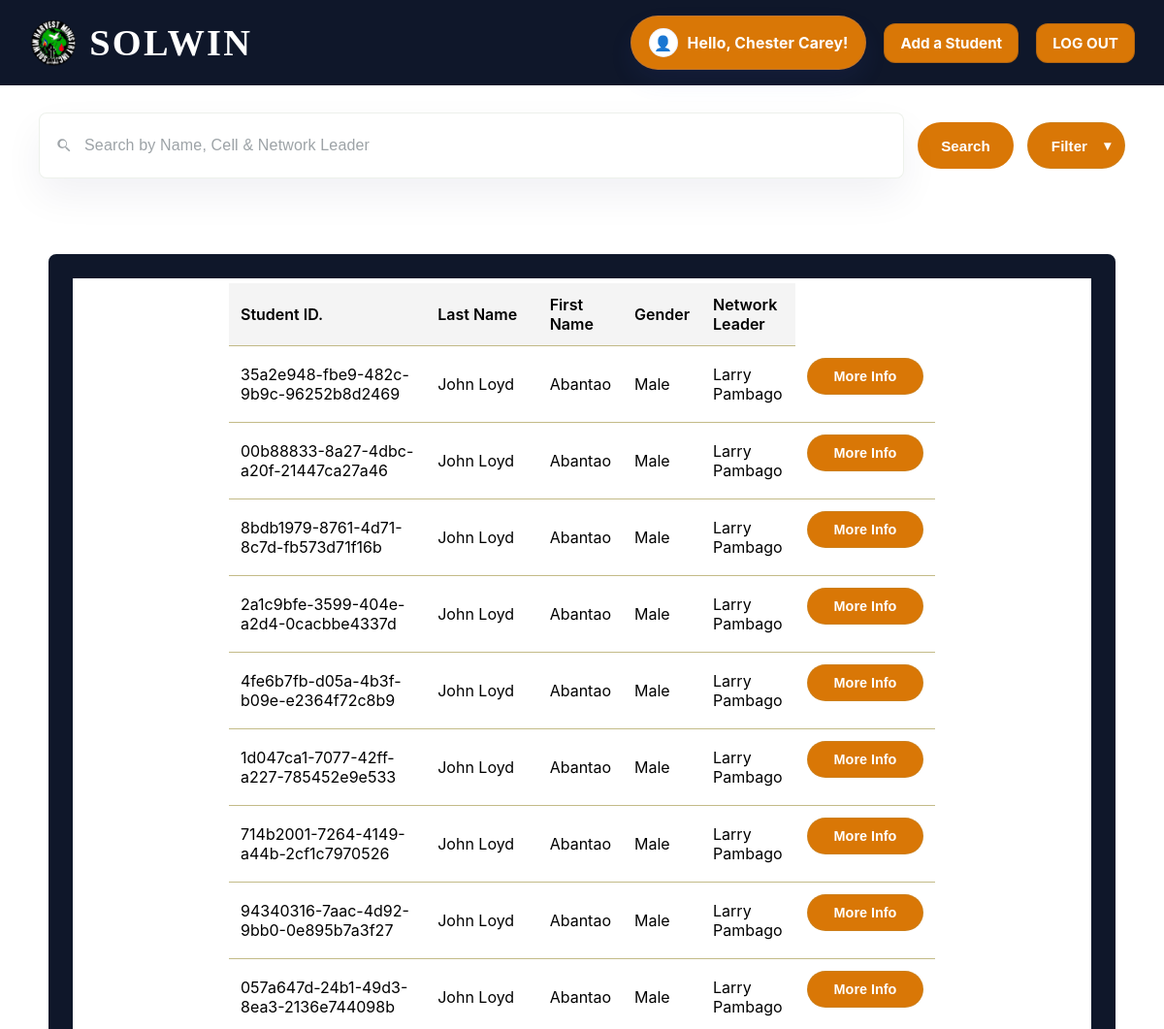
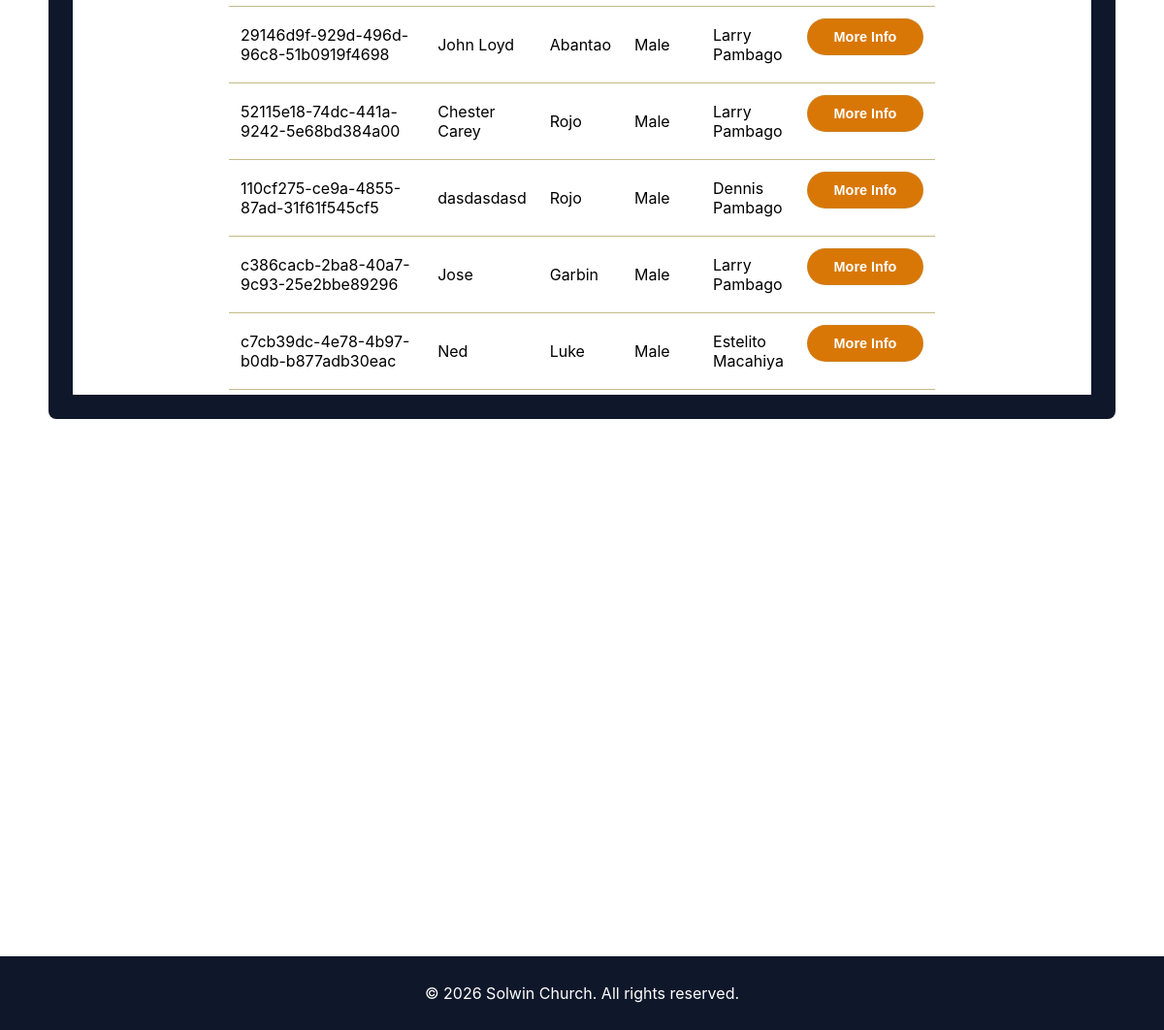
/ (signed in), run on the app's committed database (2 pictures, top to bottom).
### tables this page shows
CREATE TABLE tbl_accounts(
    id INTEGER PRIMARY KEY AUTOINCREMENT,
    email TEXT NOT NULL UNIQUE,
    password TEXT NOT NULL,
    last_name TEXT NOT NULL,
    first_name TEXT NOT NULL
, uid);

CREATE TABLE tbl_students_main (
    uid TEXT PRIMARY KEY,
    first_name TEXT NOT NULL,
    last_name TEXT NOT NULL,
    gender TEXT NOT NULL,
    netlead_fname TEXT NOT NULL,
    netlead_lname TEXT NOT NULL
, celllead_fname TEXT, celllead_lname TEXT);

### query_config.php (called while the page is built)
<?php return [
    'tables' => [
    'students' => 'tbl_students_main',
    'students_dashboard' => 'tbl_students_dashboard',
    'account' => 'tbl_accounts',
    'remember_tokens' => 'tbl_remember_tokens']
];
?>

### config.php (called while the page is built)
<?php return [
    'host' => 'localhost',
    'db'   => 'db_leadership_development',
    'user' => 'root',
    'password' => '',
    'dbname' => 'db_leadership_development'
];
?>

### database.php (called while the page is built, shortened)
<?php
    class DataBase{
        public function __construct(
        ){
            $this->query_config = require __DIR__ . '/query_config.php';
            $config = require 'config.php';
            $databaseFile = __DIR__ . '/data/db_ld.sqlite';
            $dsn = "sqlite:" . $databaseFile;
            $options = [
            PDO::ATTR_ERRMODE            => PDO::ERRMODE_EXCEPTION,
            PDO::ATTR_DEFAULT_FETCH_MODE => PDO::FETCH_ASSOC,
            PDO::ATTR_EMULATE_PREPARES   => false,
            ];
            try {
                $this->pdo = new PDO($dsn, null, null, $options);
            }
            catch (\PDOException $e) {
                throw new \PDOException($e->getMessage(), (int)$e->getCode());
            }
        }
}
?>

### index_handler.php (called while the page is built, shortened)
<?php
include_once __DIR__ .  '/ld_head_info_class.php';
class Index{
    private function user_id(){
        if(isset($_SESSION["account_id"])){
            $owner = new OwnerInfo();
            $user = $owner->show_ownerinfo($_SESSION["account_id"]);
            return $user;
        }
    }
    public function ini_index(){
        $ini_id = null;
        try {
            $ini_id = $this->user_id();
        }catch (PDOException $e) {
            error_log("Database: " . $e->getMessage());
            die("Something went wrong. Please check back later.");
        }
        return $ini_id;
    }
}
?>

### ld_head_info_class.php (called while the page is built, shortened)
<?php
    require_once 'Database.php';
    class OwnerInfo extends Database {
        public function show_ownerinfo($id) {
            $sql = "SELECT * FROM `{$this->query_config['tables']['account']}` WHERE id = ? LIMIT 1";
            $stmt = $this->pdo->prepare($sql);
            $stmt->execute([$id]);
            $user = $stmt->fetch(PDO::FETCH_OBJ);
            return $user;
        }
    }
?>

### students_info_class.php (called while the page is built, shortened)
<?php
    require_once 'Database.php';
    class StudentInfo extends Database {
        public function show_students() {
            $sql = "SELECT * FROM `{$this->query_config['tables']['students']}`";
            $stmt = $this->pdo->prepare($sql);
            $stmt->execute();
            $user = $stmt->fetchAll(PDO::FETCH_OBJ);
            return $user;
        }
    }
?>

### index.php (the view, shortened to what this page needs)
<?php
require_once __DIR__ . '/index_handler.php';
include_once __DIR__ . '/students_info_class.php';
$index_handler = new Index();
$users_inst = $index_handler -> ini_index();
$student_info = new StudentInfo();
$students = $student_info->show_students();
?>
<DOCTYPE html>
<html lang="en">
<head>
    <link rel="stylesheet" href="css/index.css">
</head>
<body>
<header>
    <div class="logo_row">
        <img src="assets/img/logo_solwin.png" class="logo" alt="Solwin Logo">
        <a href="index.php" class="brand-title">SOLWIN</a>
    </div>
    <div class="header-links">
        <?php if($users_inst):?>
            <a href="owner_dashboard.php" class="user_greet">
                <?php if(!empty($user->picture)): ?>
                    <img src="assets/img/uploads/<?= htmlspecialchars($users_inst->picture) ?>" alt="Profile" class="user-avatar" style="width:30px;height:30px;border-radius:50%;object-fit:cover;">
                <?php else: ?>
                    <span class="user-icon" aria-hidden="true">👤</span>
                <?php endif; ?>
                <span>Hello, <?= htmlspecialchars($users_inst->first_name) ?>!</span>
            </a>
            <div class="action-group">
                <a href="student_info.php" class="signin-btn">Add a Student</a>
            </div>
            <div class="action-group">
                <a href="logout.php" class="signin-btn">LOG OUT</a>
            </div>
        <?php endif;?>
    </div>
</header>
    <div class = "options">
        <div class="search-field">
            <span class="search-icon" aria-hidden="true"></span>
            <input type="text" name="search_bar" id="search_bar" class="search-input" placeholder="Search by Name, Cell & Network Leader">
        </div>
        <button type="button" class="option-btn search-btn" id= "search-button">Search</button>
        <button type="button" class="option-btn filter-btn">Filter</button>
    </div>
    <div class = "student-dashboard" id = "student-dashboard">
        <div class = "dashboard-container">
            <table>
            <thead>
            <tr>
                <th>Student ID.</th>
                <th>Last Name</th>
                <th>First Name</th>
                <th>Gender</th>
                <th>Network Leader</th>
            </tr>
            </thead>
            <tbody>
                <?php if ($students && count($students) > 0): ?>
                <?php foreach ($students as $row): ?>
                <tr>
                    <td><?= htmlspecialchars($row->uid) ?></td>
                    <td><?= htmlspecialchars($row->first_name) ?></td>
                    <td><?= htmlspecialchars($row->last_name) ?></td>
                    <td><?= htmlspecialchars($row->gender) ?></td>
                    <td><?= htmlspecialchars($row->netlead_fname . ' ' . $row->netlead_lname) ?></td>
                    <td class="action-cell">
                        <form action="student_dashboard.php" method="POST">
                        <button type="submit" name ="uid" class="action-btn inquire-btn" value = "<?= htmlspecialchars($row->uid) ?>">More Info</button>
                        </form>
                    </td>
                </tr>
                <?php endforeach; ?>
                <?php endif; ?>
                </tbody>
                </table>
        </div>
    </div>
    <div id = "search-results">
    </div>
</body>
 <footer>
        <p>© 2026 Solwin Church. All rights reserved.</p>
    </footer>
</body>
</html>

### data on the page
tbl_accounts: first_name "Chester Carey"
tbl_students_main: uid "35a2e948-fbe9-482c-9b9c-96252b8d2469", first_name "John Loyd", last_name "Abantao", gender "Male", netlead_fname+netlead_lname "Larry Pambago"
tbl_students_main: uid "00b88833-8a27-4dbc-a20f-21447ca27a46", first_name "John Loyd", last_name "Abantao", gender "Male", netlead_fname+netlead_lname "Larry Pambago"
tbl_students_main: uid "8bdb1979-8761-4d71-8c7d-fb573d71f16b", first_name "John Loyd", last_name "Abantao", gender "Male", netlead_fname+netlead_lname "Larry Pambago"
tbl_students_main: uid "2a1c9bfe-3599-404e-a2d4-0cacbbe4337d", first_name "John Loyd", last_name "Abantao", gender "Male", netlead_fname+netlead_lname "Larry Pambago"
tbl_students_main: uid "4fe6b7fb-d05a-4b3f-b09e-e2364f72c8b9", first_name "John Loyd", last_name "Abantao", gender "Male", netlead_fname+netlead_lname "Larry Pambago"
tbl_students_main: uid "1d047ca1-7077-42ff-a227-785452e9e533", first_name "John Loyd", last_name "Abantao", gender "Male", netlead_fname+netlead_lname "Larry Pambago"
tbl_students_main: uid "714b2001-7264-4149-a44b-2cf1c7970526", first_name "John Loyd", last_name "Abantao", gender "Male", netlead_fname+netlead_lname "Larry Pambago"
tbl_students_main: uid "94340316-7aac-4d92-9bb0-0e895b7a3f27", first_name "John Loyd", last_name "Abantao", gender "Male", netlead_fname+netlead_lname "Larry Pambago"
tbl_students_main: uid "057a647d-24b1-49d3-8ea3-2136e744098b", first_name "John Loyd", last_name "Abantao", gender "Male", netlead_fname+netlead_lname "Larry Pambago"
tbl_students_main: uid "29146d9f-929d-496d-96c8-51b0919f4698", first_name "John Loyd", last_name "Abantao", gender "Male", netlead_fname+netlead_lname "Larry Pambago"
tbl_students_main: uid "52115e18-74dc-441a-9242-5e68bd384a00", first_name "Chester Carey", last_name "Rojo", gender "Male", netlead_fname+netlead_lname "Larry Pambago"
tbl_students_main: uid "110cf275-ce9a-4855-87ad-31f61f545cf5", first_name "dasdasdasd", last_name "Rojo", gender "Male", netlead_fname+netlead_lname "Dennis Pambago"
tbl_students_main: uid "c386cacb-2ba8-40a7-9c93-25e2bbe89296", first_name "Jose", last_name "Garbin", gender "Male", netlead_fname+netlead_lname "Larry Pambago"
tbl_students_main: uid "c7cb39dc-4e78-4b97-b0db-b877adb30eac", first_name "Ned", last_name "Luke", gender "Male", netlead_fname+netlead_lname "Estelito Macahiya"
